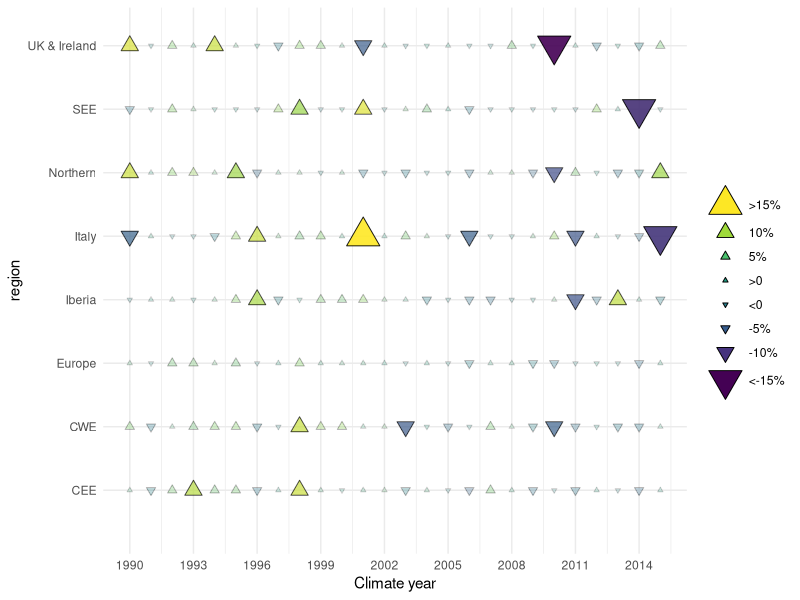

R code for this plot:
# This code has been used to generate the figures in the following report:
# De Felice, M., Busch, S., Kanellopoulos, K., Kavvadias, K. and Hidalgo Gonzalez, I.,
# Power system flexibility in a variable climate,
# ISBN 978-92-76-18183-5 (online), doi:10.2760/75312 (online)
# This code is released under Creative Commons Attribution 4.0 International (CC BY 4.0) licence
# (https://creativecommons.org/licenses/by/4.0/).

library(tidyverse)

sel <- read_csv("data_figure05.csv") %>% 
  mutate(
    type_deviation = as.factor(type_deviation) %>%
      fct_relevel(c('XLp', 'Lp', 'Mp', 'Sp', 'Sm', 'Mm', 'Lm', 'XLm'))
  )

color_palette <- c(
  Europe = "black", CWE = "#286FB7", CEE = "#B9C21F", British_Isles = "#A52576",
  `British Isles` = "#A52576", `UK & Ireland` = "#A52576", Northern = "#00AFAD",
  Iberia = "#7B9522", SEE = "#D93A43", Italy = "#FCAF17"
)

g <- ggplot(sel, aes(
  x = year, y = region, fill = perc_deviation,
  alpha = type_deviation
)) +
  geom_point(aes(size = type_deviation, shape = type_deviation)) +
  scale_shape_manual(
    values = c(24, 24, 24, 24, 25, 25, 25, 25),
    guide = FALSE
  ) +
  scale_size_manual(
    values = c(
      "Sp" = 1, "Mp" = 2, "Lp" = 4, "XLp" = 8,
      "Sm" = 1, "Mm" = 2, "Lm" = 4, "XLm" = 8
    ),
    labels = c(
      ">15%", "10%", "5%", ">0",
      "<0", "-5%", "-10%", "<-15%"
    ),
    name = ""
  ) +
  scale_alpha_manual(
    values = c(
      "Sm" = 0.2, "Mm" = 0.3, "Lm" = 0.7, "XLm" = 0.9,
      "Sp" = 0.2, "Mp" = 0.3, "Lp" = 0.7, "XLp" = 0.9
    ),
    guide = FALSE
  ) +
  scale_fill_viridis_c() +
  guides(
    fill = FALSE,
    size = guide_legend(
      override.aes =
        list(
          shape = c(rep(24, 4), rep(25, 4)),
          fill = rev(viridis::viridis_pal()(8))
        )
    )
  ) +
  scale_x_continuous(breaks = seq(1990, 2015, 3)) +
  expand_limits(y = 0) +
  labs(
    x = "Climate year"
  ) +
  theme_minimal() 

ggsave("figure05.png", width = 7, height = 2.7)
